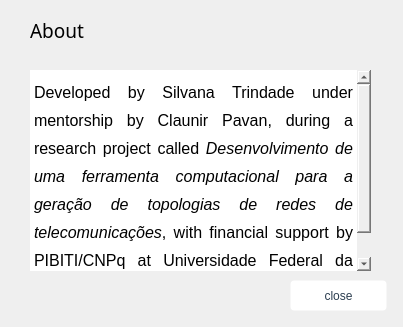
<?xml version="1.0" encoding="UTF-8"?>
<ui version="4.0">
 <class>About</class>
 <widget class="QDialog" name="About">
  <property name="windowModality">
   <enum>Qt::WindowModal</enum>
  </property>
  <property name="geometry">
   <rect>
    <x>0</x>
    <y>0</y>
    <width>403</width>
    <height>327</height>
   </rect>
  </property>
  <property name="windowTitle">
   <string/>
  </property>
  <property name="modal">
   <bool>true</bool>
  </property>
  <widget class="QLabel" name="label">
   <property name="geometry">
    <rect>
     <x>30</x>
     <y>20</y>
     <width>67</width>
     <height>21</height>
    </rect>
   </property>
   <property name="font">
    <font>
     <family>Droid Sans</family>
     <pointsize>14</pointsize>
     <weight>9</weight>
     <italic>false</italic>
     <bold>false</bold>
    </font>
   </property>
   <property name="styleSheet">
    <string notr="true">font: 75 14pt &quot;Droid Sans&quot;;</string>
   </property>
   <property name="text">
    <string>About</string>
   </property>
  </widget>
  <widget class="QTextBrowser" name="textBrowser">
   <property name="geometry">
    <rect>
     <x>30</x>
     <y>70</y>
     <width>341</width>
     <height>201</height>
    </rect>
   </property>
   <property name="styleSheet">
    <string notr="true">border:none;
font: 12pt &quot;Droid Sans&quot;;
line-height:18pt;</string>
   </property>
   <property name="html">
    <string>&lt;!DOCTYPE HTML PUBLIC &quot;-//W3C//DTD HTML 4.0//EN&quot; &quot;http://www.w3.org/TR/REC-html40/strict.dtd&quot;&gt;
&lt;html&gt;&lt;head&gt;&lt;meta name=&quot;qrichtext&quot; content=&quot;1&quot; /&gt;&lt;style type=&quot;text/css&quot;&gt;
p, li { white-space: pre-wrap; }
&lt;/style&gt;&lt;/head&gt;&lt;body style=&quot; font-family:'Droid Sans'; font-size:12pt; font-weight:400; font-style:normal;&quot;&gt;
&lt;p align=&quot;justify&quot; style=&quot; margin-top:0px; margin-bottom:0px; margin-left:0px; margin-right:0px; -qt-block-indent:0; text-indent:0px; line-height:28px;&quot;&gt;&lt;span style=&quot; font-family:'Cantarell';&quot;&gt;Developed by Silvana Trindade under mentorship by Claunir Pavan, during a research project called &lt;/span&gt;&lt;span style=&quot; font-family:'Cantarell'; font-style:italic;&quot;&gt;Desenvolvimento de uma ferramenta computacional para a geração de topologias de redes de telecomunicações&lt;/span&gt;&lt;span style=&quot; font-family:'Cantarell';&quot;&gt;, with financial support by PIBITI/CNPq at Universidade Federal da Fronteira Sul - UFFS.&lt;/span&gt;&lt;/p&gt;&lt;/body&gt;&lt;/html&gt;</string>
   </property>
  </widget>
  <widget class="QPushButton" name="pushButton">
   <property name="geometry">
    <rect>
     <x>290</x>
     <y>280</y>
     <width>97</width>
     <height>31</height>
    </rect>
   </property>
   <property name="styleSheet">
    <string notr="true">QPushButton{
	background: #fff;
	color:#2c3e50;
	border: 1px solid transparent;
	border-radius:4px;
}
QPushButton:!enabled{
	background: #ff0000;
}</string>
   </property>
   <property name="text">
    <string>close</string>
   </property>
  </widget>
 </widget>
 <resources/>
 <connections/>
</ui>
